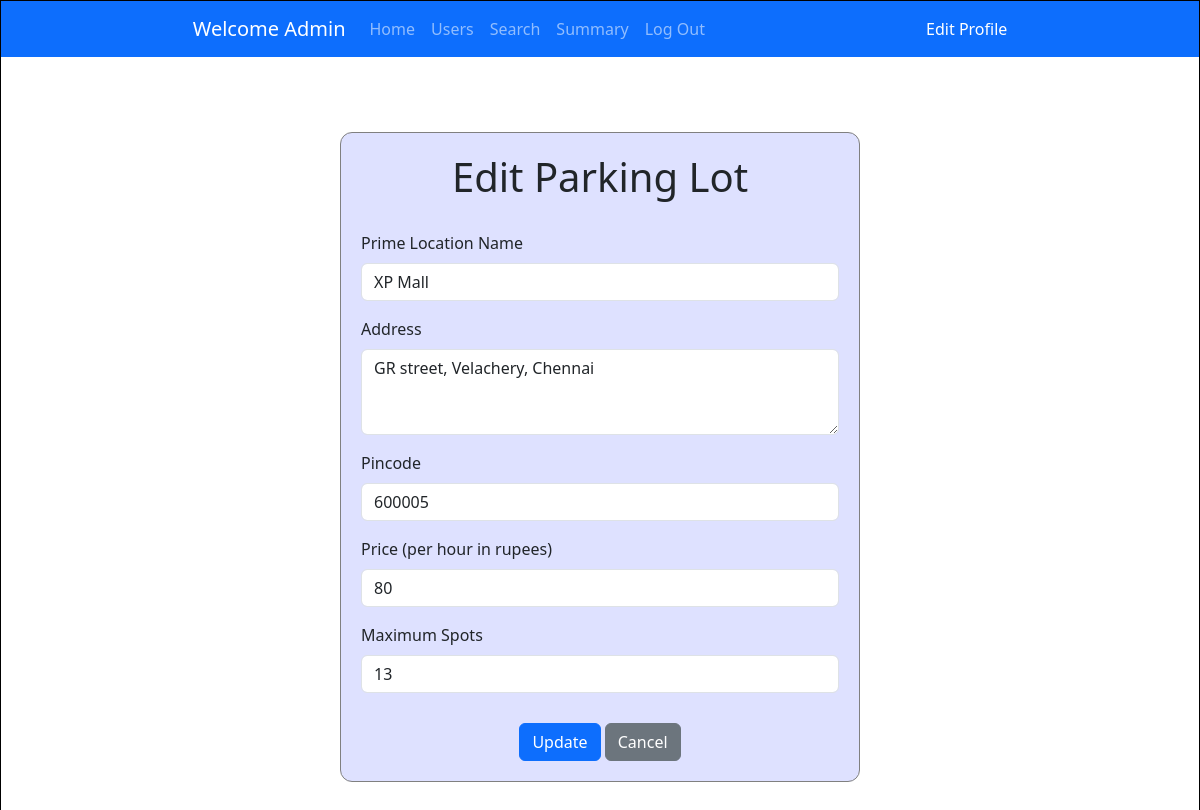
The page /edit_lot/1 (signed in) on the database as committed earlier.
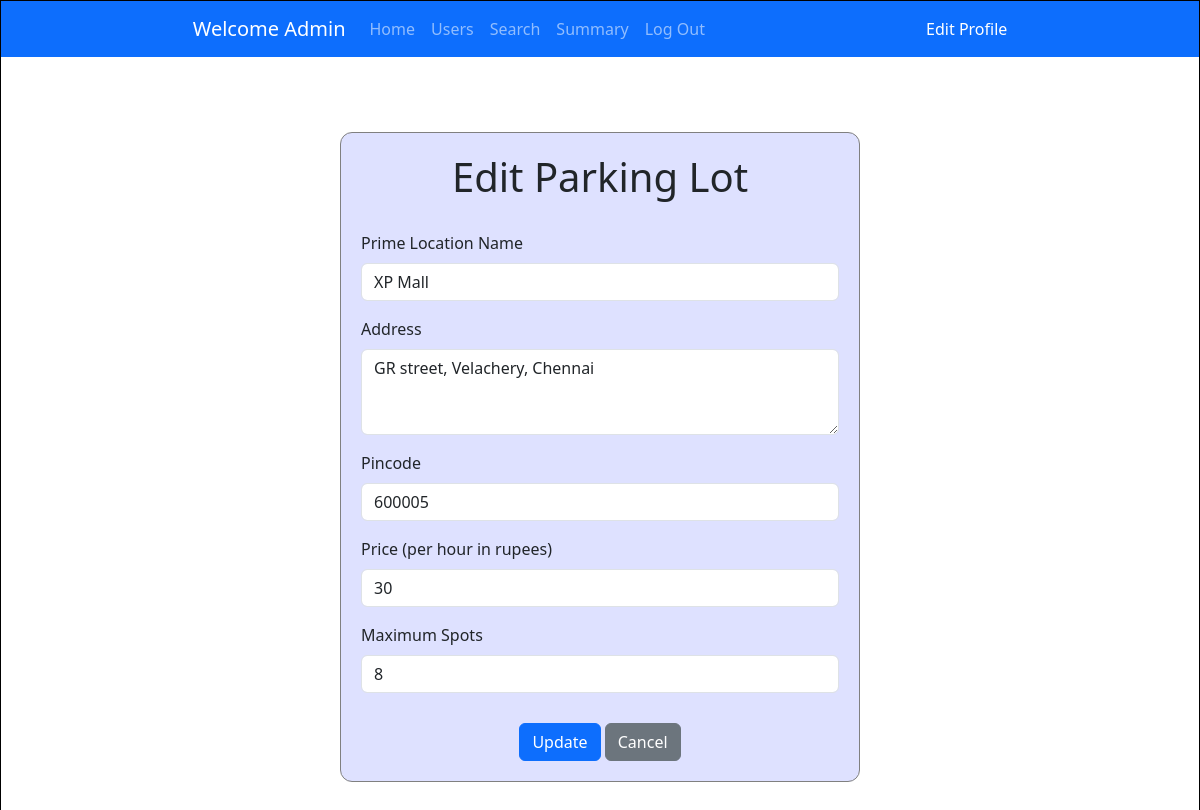
The same page on the database as committed later.
### controllers/models.py (models this page shows)
class ParkingLot(db.Model):
    id = db.Column(db.Integer, primary_key = True)
    prime_location_name = db.Column(db.String, nullable=False)
    price = db.Column(db.Integer, nullable=False)
    address = db.Column(db.String, nullable=False)
    pincode = db.Column(db.Integer,nullable = False)
    maximum_spots = db.Column(db.Integer, nullable=False)
    active = db.Column(db.Boolean, nullable=False, default=True)
    spots = db.relationship('ParkingSpot', backref='lot')

### controllers/admin_routes.py (the view, shortened to what this page needs)
@app.route("/edit_lot/<int:lot_id>", methods=["GET", "POST"])
@login_required
def edit_lot(lot_id):
    this_lot = ParkingLot.query.filter_by(id=lot_id).first()
    return render_template("admin/edit_lot.html",lot=this_lot)

### app.py (called while the page is built)
@login_manager.user_loader
def load_user(user_id):
    return db.session.get(User, int(user_id))

### templates/admin/edit_lot.html (shortened to what this page needs)
<!DOCTYPE html>
<html lang="en">
<head>
    <link href="https://cdn.jsdelivr.net/npm/bootstrap@5.3.6/dist/css/bootstrap.min.css" rel="stylesheet"
>
    <link rel="stylesheet" href="../static/style.css">
</head>
<body>
    <div id="main">
        <nav class="navbar navbar-expand-lg bg-primary" data-bs-theme="dark">
            <div class="container-fluid">
                <a class="navbar-brand" href="/admin_dashboard">Welcome Admin</a>
                <div class="collapse navbar-collapse" id="navbarNavAltMarkup">
                    <div class="navbar-nav">
                        <a class="nav-link" href="/admin_dashboard">Home</a>
                        <a class="nav-link" href="/admin_dashboard/users">Users</a>
                        <a class="nav-link" href="/admin_dashboard/search">Search</a>
                        <a class="nav-link" href="/admin_dashboard/summary">Summary</a>
                        <a class="nav-link" href="/login">Log Out</a>
                    </div>
                </div>
                <a class="nav-item" style="color:white; text-decoration: none" href="/edit_profile">Edit Profile</a>
            </div>
        </nav>
        <div id="canvas">
            <div id="form-body" style="height: 650px; width: 520px; margin-top: 55px;">
                <h1 style="text-align: center; margin-bottom: 30px;">Edit Parking Lot</h1>
                <form action="{{ url_for('edit_lot', lot_id=lot.id) }}" method="post">
                    <div class="mb-3">
                        <label for="Input1" class="form-label">Prime Location Name</label>
                        <input type="text" class="form-control" id="Input1" value="{{lot.prime_location_name}} " name="location" required>
                    </div>
                    <div class="mb-3">
                        <label for="Input2" class="form-label">Address</label>
                        <textarea class="form-control" id="Input2" rows="3" name="address">{{ lot.address }}</textarea>
                    </div>
                    <div class="mb-3">
                        <label for="Input3" class="form-label">Pincode</label>
                        <input type="text" class="form-control" id="Input3" value="{{ lot.pincode }}" name="pincode">
                    </div>
                    <div class="mb-3">
                        <label for="Input4" class="form-label">Price (per hour in rupees)</label>
                        <input type="number" class="form-control" id="Input4" value="{{ lot.price }}" name="price">
                    </div>
                    <div class="mb-3">
                        <label for="Input5" class="form-label">Maximum Spots</label>
                        <input type="number" class="form-control" id="Input5" value="{{ lot.maximum_spots }}" name="max_spots">
                    </div>
                    <div style="text-align: center; margin-top: 30px;">
                        <input type="submit" class="btn btn-primary" value="Update">
                        <a href="/admin_dashboard" class="btn btn-secondary">Cancel</a>
                    </div>
                </form>
            </div>
        </div>
    </div>
</body>
</html>

Rows that differ between the two databases and show on the page:
changed ParkingLot "XP Mall": price "80" → "30"; max_spots "13" → "8"
